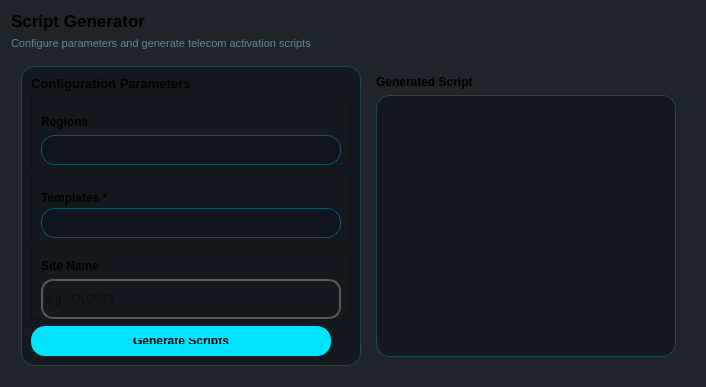
            <widget class="QWidget" name="generator_page">
             <property name="sizePolicy">
              <sizepolicy hsizetype="Preferred" vsizetype="Preferred">
               <horstretch>0</horstretch>
               <verstretch>0</verstretch>
              </sizepolicy>
             </property>
             <property name="styleSheet">
              <string notr="true">background-color:#1f232a;</string>
             </property>
             <layout class="QVBoxLayout" name="verticalLayout_31">
              <item alignment="Qt::AlignTop">
               <widget class="QLabel" name="label_11">
                <property name="sizePolicy">
                 <sizepolicy hsizetype="Preferred" vsizetype="Preferred">
                  <horstretch>0</horstretch>
                  <verstretch>0</verstretch>
                 </sizepolicy>
                </property>
                <property name="minimumSize">
                 <size>
                  <width>0</width>
                  <height>0</height>
                 </size>
                </property>
                <property name="font">
                 <font>
                  <family>Segoe UI</family>
                  <pointsize>13</pointsize>
                  <weight>75</weight>
                  <bold>true</bold>
                 </font>
                </property>
                <property name="text">
                 <string>Script Generator</string>
                </property>
                <property name="alignment">
                 <set>Qt::AlignLeading|Qt::AlignLeft|Qt::AlignTop</set>
                </property>
               </widget>
              </item>
              <item>
               <widget class="QLabel" name="label_23">
                <property name="sizePolicy">
                 <sizepolicy hsizetype="Preferred" vsizetype="Maximum">
                  <horstretch>0</horstretch>
                  <verstretch>0</verstretch>
                 </sizepolicy>
                </property>
                <property name="minimumSize">
                 <size>
                  <width>0</width>
                  <height>10</height>
                 </size>
                </property>
                <property name="font">
                 <font>
                  <family>Segoe UI</family>
                  <pointsize>8</pointsize>
                  <weight>50</weight>
                  <bold>false</bold>
                 </font>
                </property>
                <property name="text">
                 <string>&lt;html&gt;&lt;head/&gt;&lt;body&gt;&lt;p&gt;&lt;span style=&quot; color:#5d899d;&quot;&gt;Configure parameters and generate telecom activation scripts&lt;/span&gt;&lt;/p&gt;&lt;/body&gt;&lt;/html&gt;</string>
                </property>
               </widget>
              </item>
              <item>
               <widget class="QFrame" name="frame_23">
                <property name="sizePolicy">
                 <sizepolicy hsizetype="Minimum" vsizetype="Expanding">
                  <horstretch>0</horstretch>
                  <verstretch>0</verstretch>
                 </sizepolicy>
                </property>
                <property name="minimumSize">
                 <size>
                  <width>0</width>
                  <height>0</height>
                 </size>
                </property>
                <property name="styleSheet">
                 <string notr="true">background-color: transparent;</string>
                </property>
                <property name="frameShape">
                 <enum>QFrame::StyledPanel</enum>
                </property>
                <property name="frameShadow">
                 <enum>QFrame::Raised</enum>
                </property>
                <layout class="QHBoxLayout" name="horizontalLayout_32">
                 <item>
                  <widget class="QFrame" name="frame_12">
                   <property name="sizePolicy">
                    <sizepolicy hsizetype="Fixed" vsizetype="Maximum">
                     <horstretch>0</horstretch>
                     <verstretch>0</verstretch>
                    </sizepolicy>
                   </property>
                   <property name="minimumSize">
                    <size>
                     <width>300</width>
                     <height>300</height>
                    </size>
                   </property>
                   <property name="styleSheet">
                    <string notr="true">QFrame{
	background-color: rgb(20, 24, 31);
}
QFrame#frame_12{
	border-radius: 14px;
    border: 1px solid rgba(0, 255, 255, 0.2);
}</string>
                   </property>
                   <property name="frameShape">
                    <enum>QFrame::StyledPanel</enum>
                   </property>
                   <property name="frameShadow">
                    <enum>QFrame::Raised</enum>
                   </property>
                   <layout class="QVBoxLayout" name="verticalLayout_7">
                    <item>
                     <widget class="QLabel" name="label_16">
                      <property name="sizePolicy">
                       <sizepolicy hsizetype="Maximum" vsizetype="Maximum">
                        <horstretch>0</horstretch>
                        <verstretch>0</verstretch>
                       </sizepolicy>
                      </property>
                      <property name="font">
                       <font>
                        <family>Segoe UI</family>
                        <pointsize>10</pointsize>
                        <weight>75</weight>
                        <bold>true</bold>
                       </font>
                      </property>
                      <property name="text">
                       <string>Configuration Parameters</string>
                      </property>
                     </widget>
                    </item>
                    <item>
                     <widget class="QFrame" name="regionFrame">
                      <property name="sizePolicy">
                       <sizepolicy hsizetype="Fixed" vsizetype="Fixed">
                        <horstretch>0</horstretch>
                        <verstretch>0</verstretch>
                       </sizepolicy>
                      </property>
                      <property name="frameShape">
                       <enum>QFrame::StyledPanel</enum>
                      </property>
                      <property name="frameShadow">
                       <enum>QFrame::Raised</enum>
                      </property>
                      <layout class="QVBoxLayout" name="verticalLayout_41">
                       <item>
                        <widget class="QLabel" name="regionLabel">
                         <property name="sizePolicy">
                          <sizepolicy hsizetype="Expanding" vsizetype="Maximum">
                           <horstretch>0</horstretch>
                           <verstretch>0</verstretch>
                          </sizepolicy>
                         </property>
                         <property name="minimumSize">
                          <size>
                           <width>0</width>
                           <height>30</height>
                          </size>
                         </property>
                         <property name="font">
                          <font>
                           <family>Segoe UI</family>
                           <weight>75</weight>
                           <bold>true</bold>
                          </font>
                         </property>
                         <property name="text">
                          <string>Regions</string>
                         </property>
                        </widget>
                       </item>
                       <item>
                        <widget class="ClickAnywhereComboBox" name="regionBox">
                         <property name="sizePolicy">
                          <sizepolicy hsizetype="Fixed" vsizetype="Fixed">
                           <horstretch>0</horstretch>
                           <verstretch>0</verstretch>
                          </sizepolicy>
                         </property>
                         <property name="minimumSize">
                          <size>
                           <width>300</width>
                           <height>30</height>
                          </size>
                         </property>
                         <property name="styleSheet">
                          <string notr="true">/* COMBOBOX BASE */
QComboBox {
    background-color: rgba(15, 20, 30, 220);
    border: 1px solid rgba(0, 229, 255, 80);
    border-radius: 14px;
    padding: 8px 14px;
    color: #E6F9FF;
}

/* REMOVE DEFAULT ARROW */
QComboBox::drop-down {
    border: none;
}

/* DROPDOWN LIST */
QComboBox QAbstractItemView {
    background-color: rgba(10, 14, 20, 245);
    border-radius: 14px;
    padding: 6px;
    selection-background-color: rgba(0, 229, 255, 60);
    outline: none;
}

/* INDIVIDUAL ITEMS */
QComboBox QAbstractItemView::item {
    height: 36px;
    border-radius: 10px;
    padding-left: 12px;
    color: #E6F9FF;
}

/* HOVER EFFECT */
QComboBox QAbstractItemView::item:hover {
    background-color: rgba(0, 229, 255, 50);
}

/* SELECTED ITEM */
QComboBox QAbstractItemView::item:selected {
    background-color: rgba(0, 229, 255, 80);
}
</string>
                         </property>
                         <property name="editable">
                          <bool>true</bool>
                         </property>
                         <property name="placeholderText">
                          <string extracomment="Select Region">Select Region</string>
                         </property>
                         <item>
                          <property name="text">
                           <string>Asaba</string>
                          </property>
                         </item>
                         <item>
                          <property name="text">
                           <string>Enugu</string>
                          </property>
                         </item>
                         <item>
                          <property name="text">
                           <string>Kano</string>
                          </property>
                         </item>
                         <item>
                          <property name="text">
                           <string>Owerri</string>
                          </property>
                         </item>
                        </widget>
                       </item>
                      </layout>
                     </widget>
                    </item>
                    <item>
                     <widget class="QFrame" name="tempFrame">
                      <property name="sizePolicy">
                       <sizepolicy hsizetype="Fixed" vsizetype="Fixed">
                        <horstretch>0</horstretch>
                        <verstretch>0</verstretch>
                       </sizepolicy>
                      </property>
                      <property name="frameShape">
                       <enum>QFrame::StyledPanel</enum>
                      </property>
                      <property name="frameShadow">
                       <enum>QFrame::Raised</enum>
                      </property>
                      <layout class="QVBoxLayout" name="verticalLayout_46">
                       <property name="spacing">
                        <number>0</number>
                       </property>
                       <item>
                        <widget class="QLabel" name="tempLabel">
                         <property name="sizePolicy">
                          <sizepolicy hsizetype="Expanding" vsizetype="Maximum">
                           <horstretch>0</horstretch>
                           <verstretch>0</verstretch>
                          </sizepolicy>
                         </property>
                         <property name="minimumSize">
                          <size>
                           <width>0</width>
                           <height>30</height>
                          </size>
                         </property>
                         <property name="font">
                          <font>
                           <family>Segoe UI</family>
                           <weight>75</weight>
                           <bold>true</bold>
                          </font>
                         </property>
                         <property name="text">
                          <string>Templates *</string>
                         </property>
                        </widget>
                       </item>
                       <item>
                        <widget class="ClickAnywhereComboBox" name="tempBox">
                         <property name="sizePolicy">
                          <sizepolicy hsizetype="Fixed" vsizetype="Fixed">
                           <horstretch>0</horstretch>
                           <verstretch>0</verstretch>
                          </sizepolicy>
                         </property>
                         <property name="minimumSize">
                          <size>
                           <width>300</width>
                           <height>30</height>
                          </size>
                         </property>
                         <property name="styleSheet">
                          <string notr="true">/* COMBOBOX BASE */
QComboBox {
    background-color: rgba(15, 20, 30, 220);
    border: 1px solid rgba(0, 229, 255, 80);
    border-radius: 14px;
    padding: 8px 14px;
    color: #E6F9FF;
}

/* REMOVE DEFAULT ARROW */
QComboBox::drop-down {
    border: none;
}

/* DROPDOWN LIST */
QComboBox QAbstractItemView {
    background-color: rgba(10, 14, 20, 245);
    border-radius: 14px;
    padding: 6px;
    selection-background-color: rgba(0, 229, 255, 60);
    outline: none;
}

/* INDIVIDUAL ITEMS */
QComboBox QAbstractItemView::item {
    height: 36px;
    border-radius: 10px;
    padding-left: 12px;
    color: #E6F9FF;
}

/* HOVER EFFECT */
QComboBox QAbstractItemView::item:hover {
    background-color: rgba(0, 229, 255, 50);
}

/* SELECTED ITEM */
QComboBox QAbstractItemView::item:selected {
    background-color: rgba(0, 229, 255, 80);
}
</string>
                         </property>
                         <property name="editable">
                          <bool>true</bool>
                         </property>
                         <property name="placeholderText">
                          <string>Select template</string>
                         </property>
                         <item>
                          <property name="text">
                           <string>10G CP ML Scripts</string>
                          </property>
                         </item>
                         <item>
                          <property name="text">
                           <string>10G CS ML Scripts</string>
                          </property>
                         </item>
                         <item>
                          <property name="text">
                           <string>Aviat CP Scripts</string>
                          </property>
                         </item>
                         <item>
                          <property name="text">
                           <string>Aviat CS Scripts</string>
                          </property>
                         </item>
                         <item>
                          <property name="text">
                           <string>Router Scripts</string>
                          </property>
                         </item>
                        </widget>
                       </item>
                      </layout>
                     </widget>
                    </item>
                    <item>
                     <widget class="QFrame" name="siteFrame">
                      <property name="sizePolicy">
                       <sizepolicy hsizetype="Fixed" vsizetype="Fixed">
                        <horstretch>0</horstretch>
                        <verstretch>0</verstretch>
                       </sizepolicy>
                      </property>
                      <property name="frameShape">
                       <enum>QFrame::StyledPanel</enum>
                      </property>
                      <property name="frameShadow">
                       <enum>QFrame::Raised</enum>
                      </property>
                      <layout class="QVBoxLayout" name="verticalLayout_40">
                       <item>
                        <widget class="QLabel" name="siteLabel">
                         <property name="sizePolicy">
                          <sizepolicy hsizetype="Expanding" vsizetype="Maximum">
                           <horstretch>0</horstretch>
                           <verstretch>0</verstretch>
                          </sizepolicy>
                         </property>
                         <property name="font">
                          <font>
                           <family>Segoe UI</family>
                           <weight>75</weight>
                           <bold>true</bold>
                          </font>
                         </property>
                         <property name="text">
                          <string>Site Name</string>
                         </property>
                        </widget>
                       </item>
                       <item>
                        <widget class="QLineEdit" name="sitename">
                         <property name="sizePolicy">
                          <sizepolicy hsizetype="Minimum" vsizetype="Fixed">
                           <horstretch>0</horstretch>
                           <verstretch>0</verstretch>
                          </sizepolicy>
                         </property>
                         <property name="minimumSize">
                          <size>
                           <width>300</width>
                           <height>40</height>
                          </size>
                         </property>
                         <property name="styleSheet">
                          <string notr="true">/* Combo box container */
#sitename {
    border: 2px solid rgb(88, 88, 88);
    border-radius: 12px;
}

/* Line edit inside combo box (placeholder text) */
#sitename QLineEdit {
    color: rgb(200, 200, 200);  /* light gray text for placeholder */
    padding-left: 6px;           /* optional: nice padding */
}
</string>
                         </property>
                         <property name="placeholderText">
                          <string>e.g., DL0033</string>
                         </property>
                        </widget>
                       </item>
                      </layout>
                     </widget>
                    </item>
                    <item>
                     <widget class="QPushButton" name="generateBtn">
                      <property name="sizePolicy">
                       <sizepolicy hsizetype="Fixed" vsizetype="Maximum">
                        <horstretch>0</horstretch>
                        <verstretch>0</verstretch>
                       </sizepolicy>
                      </property>
                      <property name="minimumSize">
                       <size>
                        <width>300</width>
                        <height>30</height>
                       </size>
                      </property>
                      <property name="font">
                       <font>
                        <family>Segoe UI</family>
                        <weight>75</weight>
                        <bold>true</bold>
                       </font>
                      </property>
                      <property name="styleSheet">
                       <string notr="true">QPushButton {
    background-color: #00E5FF;
    color: #000;
    border-radius: 14px;
    padding: 12px;
    font-weight: bold;
}

QPushButton:hover {
    background-color: #1FF7FF;
}

QPushButton:pressed {
    background-color: #00B8CC;
}
</string>
                      </property>
                      <property name="text">
                       <string>Generate Scripts</string>
                      </property>
                     </widget>
                    </item>
                   </layout>
                  </widget>
                 </item>
                 <item>
                  <widget class="QWidget" name="widget_5" native="true">
                   <property name="sizePolicy">
                    <sizepolicy hsizetype="Minimum" vsizetype="Maximum">
                     <horstretch>0</horstretch>
                     <verstretch>0</verstretch>
                    </sizepolicy>
                   </property>
                   <property name="minimumSize">
                    <size>
                     <width>0</width>
                     <height>300</height>
                    </size>
                   </property>
                   <layout class="QVBoxLayout" name="verticalLayout_45">
                    <item>
                     <widget class="QLabel" name="label_17">
                      <property name="sizePolicy">
                       <sizepolicy hsizetype="Preferred" vsizetype="Fixed">
                        <horstretch>0</horstretch>
                        <verstretch>0</verstretch>
                       </sizepolicy>
                      </property>
                      <property name="font">
                       <font>
                        <family>Segoe UI</family>
                        <weight>75</weight>
                        <bold>true</bold>
                       </font>
                      </property>
                      <property name="text">
                       <string>Generated Script</string>
                      </property>
                     </widget>
                    </item>
                    <item>
                     <widget class="QTextEdit" name="textEdit_2">
                      <property name="sizePolicy">
                       <sizepolicy hsizetype="Minimum" vsizetype="Minimum">
                        <horstretch>0</horstretch>
                        <verstretch>0</verstretch>
                       </sizepolicy>
                      </property>
                      <property name="minimumSize">
                       <size>
                        <width>300</width>
                        <height>250</height>
                       </size>
                      </property>
                      <property name="styleSheet">
                       <string notr="true">QWidget{
	background-color: rgb(20, 24, 31);
	border-radius: 14px;
    border: 1px solid rgba(0, 255, 255, 0.2);
}</string>
                      </property>
                     </widget>
                    </item>
                   </layout>
                  </widget>
                 </item>
                </layout>
               </widget>
              </item>
             </layout>
            </widget>
